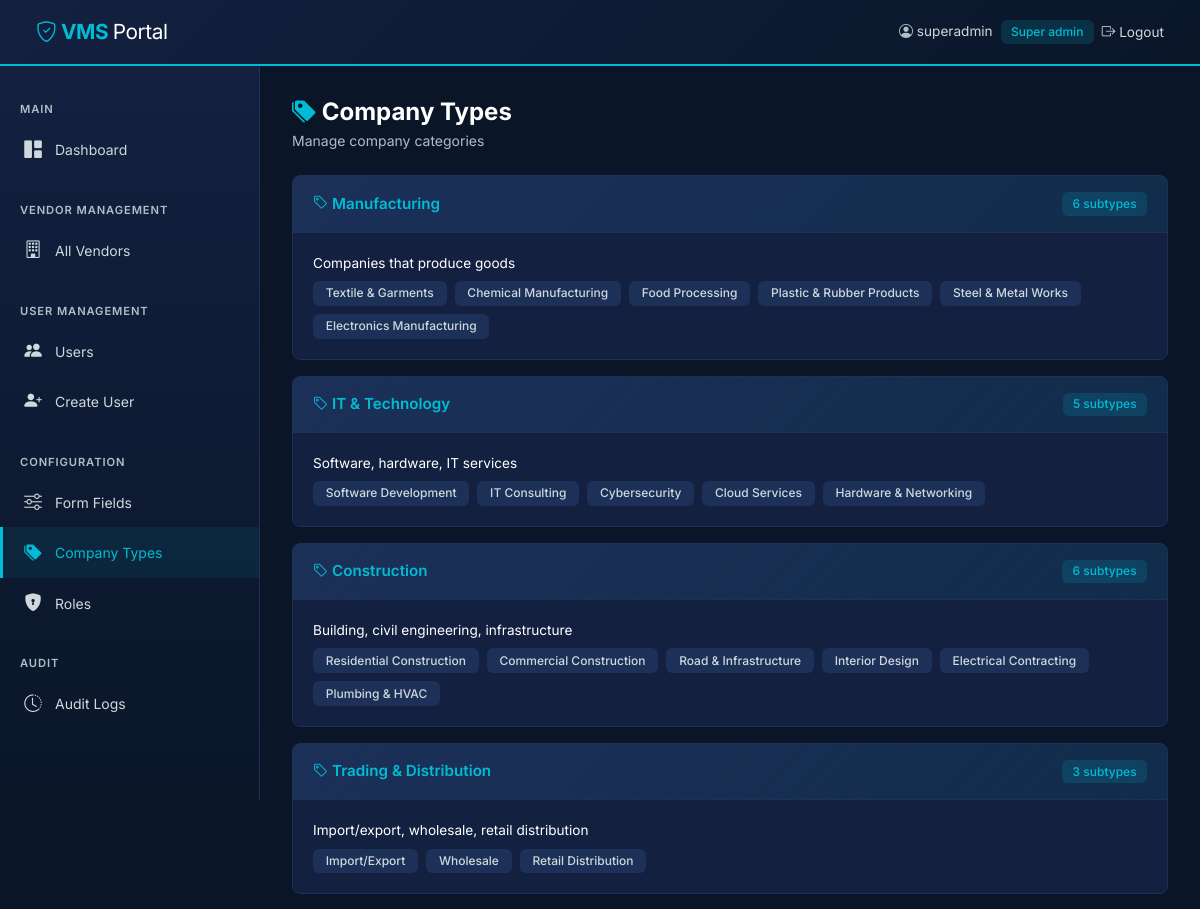
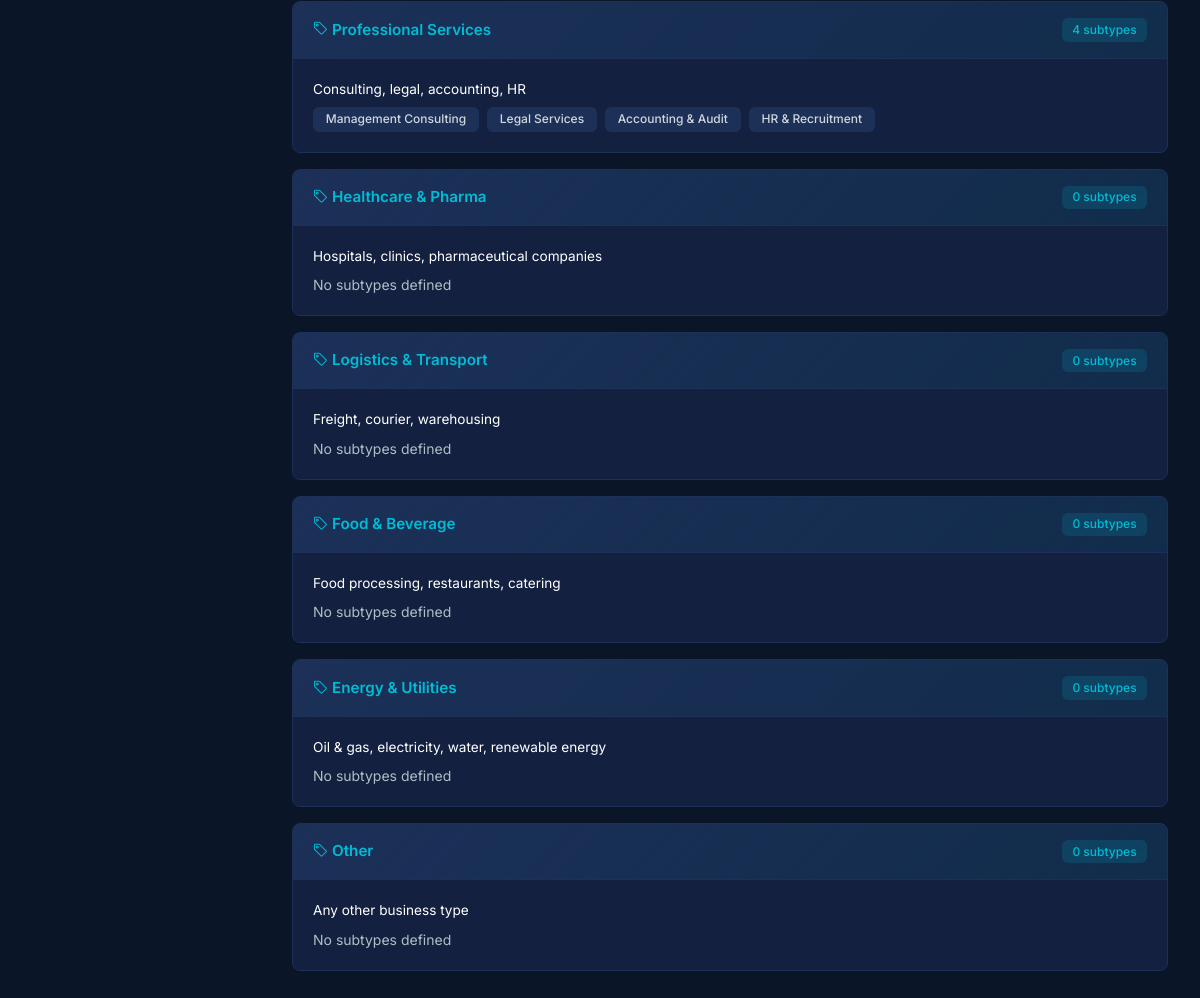
The app's page /public/admin/company_types/list.php (signed in) with its own data (2 pictures, top to bottom).
### tables this page shows
CREATE TABLE `company_types` (
  `id` int(11) NOT NULL,
  `type_name` varchar(150) NOT NULL,
  `description` text DEFAULT NULL,
  `is_active` tinyint(1) DEFAULT 1,
  `sort_order` int(11) DEFAULT 0,
  `created_at` timestamp NOT NULL DEFAULT current_timestamp(),
  `updated_at` timestamp NOT NULL DEFAULT current_timestamp() ON UPDATE current_timestamp()
);

CREATE TABLE `company_subtypes` (
  `id` int(11) NOT NULL,
  `company_type_id` int(11) NOT NULL,
  `subtype_name` varchar(150) NOT NULL,
  `description` text DEFAULT NULL,
  `is_active` tinyint(1) DEFAULT 1,
  `sort_order` int(11) DEFAULT 0,
  `created_at` timestamp NOT NULL DEFAULT current_timestamp(),
  `updated_at` timestamp NOT NULL DEFAULT current_timestamp() ON UPDATE current_timestamp()
);

### config/database.php (called while the page is built)
<?php
class Database {
    private static ?PDO $instance = null;
    public static function getInstance(): PDO {
        if (self::$instance === null) {
            $host   = 'localhost';
            $dbname = 'vms_db';
            $user   = 'root';
            $pass   = '';
            $dsn    = "mysql:host={$host};dbname={$dbname};charset=utf8mb4";
            self::$instance = new PDO($dsn, $user, $pass, [
                PDO::ATTR_ERRMODE            => PDO::ERRMODE_EXCEPTION,
                PDO::ATTR_DEFAULT_FETCH_MODE => PDO::FETCH_ASSOC,
                PDO::ATTR_EMULATE_PREPARES   => false,
            ]);
        }
        return self::$instance;
    }
}

### classes/CompanyType.php (called while the page is built, shortened)
<?php
require_once __DIR__ . '/../config/database.php';
class CompanyType {
    private PDO $db;
    public function __construct() {
        $this->db = Database::getInstance();
    }
    public function getAll(): array {
        return $this->db->query("
            SELECT * FROM company_types WHERE is_active = 1 ORDER BY sort_order
        ")->fetchAll();
    }
    public function getSubtypes(int $typeId): array {
        $stmt = $this->db->prepare("
            SELECT * FROM company_subtypes
            WHERE company_type_id = ? AND is_active = 1
            ORDER BY sort_order
        ");
        $stmt->execute([$typeId]);
        return $stmt->fetchAll();
    }
    public function getAllWithSubtypes(): array {
        $types = $this->getAll();
        foreach ($types as &$type) {
            $type['subtypes'] = $this->getSubtypes($type['id']);
        }
        return $types;
    }
}

### public/admin/company_types/list.php (the view, shortened to what this page needs)
<?php
require_once __DIR__ . '/../../../classes/CompanyType.php';
$ct = new CompanyType();
$types = $ct->getAllWithSubtypes();
require_once __DIR__ . '/../../../includes/header.php';
require_once __DIR__ . '/../../../includes/sidebar_admin.php';
?>
<div class="main-content fade-in">
    <div class="page-header"><h1><i class="bi bi-tags-fill text-cyan"></i> Company Types</h1><p>Manage company categories</p></div>
    <?php foreach ($types as $type): ?>
    <div class="card card-vms mb-3">
        <div class="card-header d-flex justify-content-between align-items-center">
            <span><i class="bi bi-tag"></i> <?= htmlspecialchars($type['type_name']) ?></span>
            <span class="badge badge-active"><?= count($type['subtypes']) ?> subtypes</span>
        </div>
        <div class="card-body">
            <p class="text-muted-vms mb-2" style="font-size:0.85rem"><?= htmlspecialchars($type['description'] ?? '') ?></p>
            <?php if (!empty($type['subtypes'])): ?>
            <div class="d-flex flex-wrap gap-2">
                <?php foreach ($type['subtypes'] as $sub): ?>
                <span class="badge" style="background:var(--navy-mid);color:var(--text-light);padding:0.4rem 0.8rem"><?= htmlspecialchars($sub['subtype_name']) ?></span>
                <?php endforeach; ?>
            </div>
            <?php else: ?>
            <span class="text-muted-vms">No subtypes defined</span>
            <?php endif; ?>
        </div>
    </div>
    <?php endforeach; ?>
</div>
<?php require_once __DIR__ . '/../../../includes/footer.php'; ?>

### public/assets/css/custom.css (style rules this page uses)
:root { --navy: #0A1628; --navy-light: #132040; --navy-mid: #1C3058; --cyan: #00BCD4; --cyan-light: #4DD0E1; --cyan-dark: #0097A7; --white: #FFFFFF; --gray-light: #F0F4F8; --gray-mid: #B0BEC5; --text-light: #CFD8DC; --danger: #EF5350; --success: #66BB6A; --warning: #FFA726; --radius: 8px; --shadow: 0 4px 24px rgba(0,0,0,0.18); --transition: all 0.25s ease; }
* { box-sizing: border-box; }
body { background-color: var(--navy) !important; color: var(--white) !important; font-family: 'Inter', 'Segoe UI', sans-serif; margin: 0; min-height: 100vh; font-size: 14px; line-height: 1.5; }
p, span, div, td, th, li, label, h1, h2, h3, h4, h5, h6, strong, small, code { color: inherit; }
.card, .card-body, .card-footer { background-color: var(--navy-light) !important; color: var(--white) !important; border-color: var(--navy-mid) !important; }
.card-header { background-color: var(--navy-mid) !important; color: var(--cyan) !important; border-color: var(--navy-mid) !important; }
.main-content { margin-left: 260px; padding: 2rem; min-height: calc(100vh - 58px); }
.card-vms { background: var(--navy-light) !important; border: 1px solid var(--navy-mid) !important; border-radius: var(--radius); transition: var(--transition); overflow: hidden; }
.card-vms .card-header { background: linear-gradient(135deg, var(--navy-mid), rgba(0,188,212,0.08)) !important; border-bottom: 1px solid var(--navy-mid) !important; color: var(--cyan) !important; font-weight: 600; font-size: 0.95rem; padding: 1rem 1.25rem; }
.card-vms .card-body { padding: 1.25rem; background: var(--navy-light) !important; color: var(--white) !important; }
.badge-active { background: rgba(0,188,212,0.15) !important; color: var(--cyan) !important; font-weight: 600; }
.badge { font-weight: 500; padding: 0.35rem 0.65rem; font-size: 0.75rem; }
.fade-in { animation: fadeIn 0.4s ease; }
.page-header { margin-bottom: 1.5rem; }
.page-header h1 { font-size: 1.5rem; font-weight: 700; color: var(--white) !important; margin: 0; }
.page-header p { color: var(--gray-mid) !important; font-size: 0.875rem; margin: 0.25rem 0 0; }
.text-cyan { color: var(--cyan) !important; }
.text-muted-vms { color: var(--gray-mid) !important; }
.card-vms .card-body p, .card-vms .card-body div { color: var(--white) !important; }

### records on screen
company_types: type_name "Manufacturing", count($type['subtypes']) "6", description "Companies that produce goods"
company_subtypes: subtype_name "Textile & Garments"
company_subtypes: subtype_name "Chemical Manufacturing"
company_subtypes: subtype_name "Food Processing"
company_subtypes: subtype_name "Plastic & Rubber Products"
company_subtypes: subtype_name "Steel & Metal Works"
company_subtypes: subtype_name "Electronics Manufacturing"
company_types: type_name "IT & Technology", count($type['subtypes']) "5", description "Software, hardware, IT services"
company_subtypes: subtype_name "Software Development"
company_subtypes: subtype_name "IT Consulting"
company_subtypes: subtype_name "Cybersecurity"
company_subtypes: subtype_name "Cloud Services"
company_subtypes: subtype_name "Hardware & Networking"
company_types: type_name "Construction", count($type['subtypes']) "6", description "Building, civil engineering, infrastructure"
company_subtypes: subtype_name "Residential Construction"
company_subtypes: subtype_name "Commercial Construction"
company_subtypes: subtype_name "Road & Infrastructure"
company_subtypes: subtype_name "Interior Design"
company_subtypes: subtype_name "Electrical Contracting"
company_subtypes: subtype_name "Plumbing & HVAC"
company_types: type_name "Trading & Distribution", count($type['subtypes']) "3", description "Import/export, wholesale, retail distribution"
company_subtypes: subtype_name "Import/Export"
company_subtypes: subtype_name "Wholesale"
company_subtypes: subtype_name "Retail Distribution"
company_types: type_name "Professional Services", count($type['subtypes']) "4", description "Consulting, legal, accounting, HR"
company_subtypes: subtype_name "Management Consulting"
company_subtypes: subtype_name "Legal Services"
company_subtypes: subtype_name "Accounting & Audit"
company_subtypes: subtype_name "HR & Recruitment"
company_types: type_name "Healthcare & Pharma", count($type['subtypes']) "0", description "Hospitals, clinics, pharmaceutical companies", shows "No subtypes defined"
company_types: type_name "Logistics & Transport", count($type['subtypes']) "0", description "Freight, courier, warehousing", shows "No subtypes defined"
company_types: type_name "Food & Beverage", count($type['subtypes']) "0", description "Food processing, restaurants, catering", shows "No subtypes defined"
company_types: type_name "Energy & Utilities", count($type['subtypes']) "0", description "Oil & gas, electricity, water, renewable energy", shows "No subtypes defined"
company_types: type_name "Other", count($type['subtypes']) "0", description "Any other business type", shows "No subtypes defined"

### other values on screen
$_SESSION['username'] "superadmin"
str_replace('_', ' ', $_SESSION['role_name'] ?? '') "Super admin"
